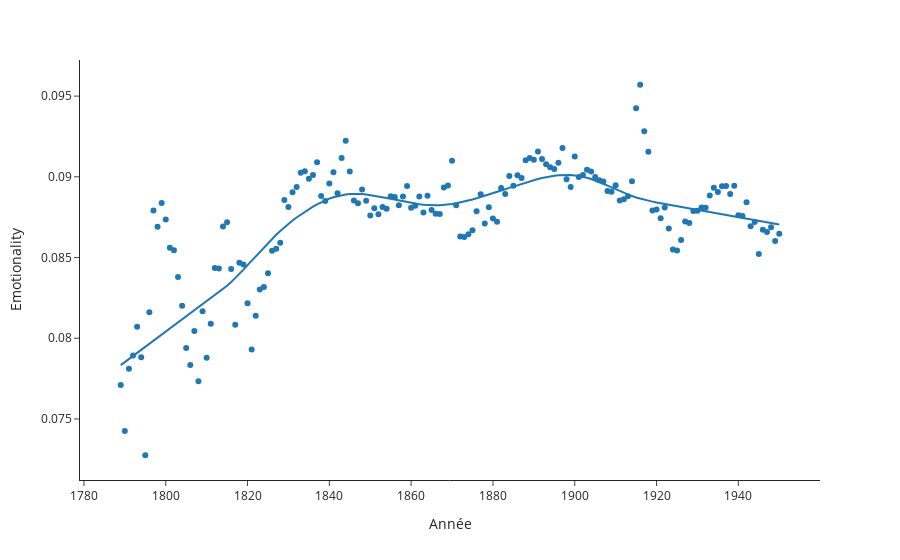

The notebook cell this image was saved under:
### Code cell
px.scatter(total,x="Année",y="Emotionality", trendline="lowess",template="simple_white", trendline_options=dict(frac=0.3))

### Figure 1 — Plotly figure (JSON) as saved in the notebook; plotly's stock layout.template omitted (floating-point values rounded to 4 significant figures; data arrays with more than 128 entries replaced by an {"elided": "..."} marker saying what was removed)
{"data": [{"hovertemplate": "Année=%{x}<br>Emotionality=%{y}<extra></extra>", "legendgroup": "", "marker": {"color": "#1F77B4", "symbol": "circle"}, "mode": "markers", "name": "", "orientation": "v", "showlegend": false, "type": "scatter", "x": {"elided": "162 int values"}, "xaxis": "x", "y": {"elided": "162 float values"}, "yaxis": "y"}, {"hovertemplate": "<b>LOWESS trendline</b><br><br>Année=%{x}<br>Emotionality=%{y} <b>(trend)</b><extra></extra>", "legendgroup": "", "marker": {"color": "#1F77B4", "symbol": "circle"}, "mode": "lines", "name": "", "showlegend": false, "type": "scatter", "x": {"elided": "162 int values"}, "xaxis": "x", "y": {"elided": "162 float values"}, "yaxis": "y"}], "layout": {"legend": {"tracegroupgap": 0}, "margin": {"t": 60}, "xaxis": {"anchor": "y", "domain": [0, 1], "title": {"text": "Année"}}, "yaxis": {"anchor": "x", "domain": [0, 1], "title": {"text": "Emotionality"}}}}
